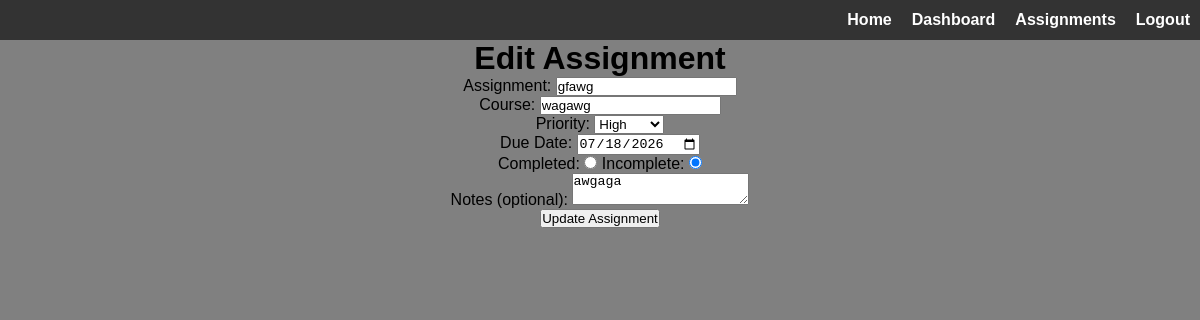
Page /edit-assignment/1 (signed in) on the earlier database version.
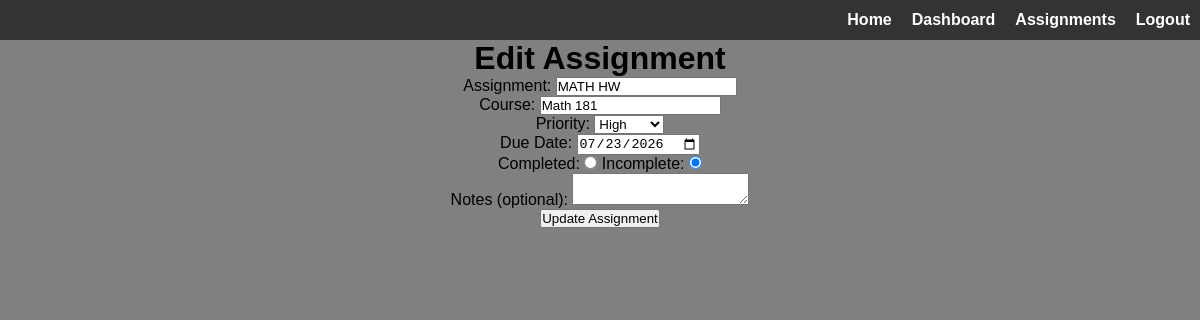
Same page on the later database version.
### app/models.py (models this page shows, shortened)
class Assignment(db.Model):
    id = db.Column(db.Integer, primary_key=True)
    name = db.Column(db.String(150))
    course = db.Column(db.String(150))
    priority = db.Column(db.String(150))
    due_date = db.Column(db.Date)
    notes = db.Column(db.String(10000))
    completion_status = db.Column(db.Boolean, default=False)
    student = db.Column(db.Integer, db.ForeignKey('user.id'))

### app/dashboard/routes.py (the view, shortened to what this page needs)
@views.route("/edit-assignment/<int:id>", methods=["GET", "POST"])
@login_required
def edit_assignment(id):
    assignment = Assignment.query.get_or_404(id)
    return render_template("edit.html", assignment=assignment, user=current_user)

### app/__init__.py (called while the page is built)
def create_app():
    app = Flask(__name__)
    app.config['SECRET_KEY'] = os.environ.get("SECRET_KEY")
    app.config['SQLALCHEMY_DATABASE_URI'] = 'sqlite:///database.db'
    db.init_app(app)
    from app.auth.routes import auth
    from app.dashboard.routes import views
    app.register_blueprint(auth, url_prefix="/auth")
    app.register_blueprint(views, url_prefix="/")
    from .models import User, Assignment
    login_manager = LoginManager()
    login_manager.login_view = "auth.login"
    login_manager.init_app(app)
    @login_manager.user_loader
    def load_user(id):
        return User.query.get(int(id))
    if not path.exists('app/' + "database.db"):
        with app.app_context():
            db.create_all()
        print('Created Database!')
    return app

### app/templates/edit.html (shortened to what this page needs)
{% extends "index.html" %}
{% block content %}
    <div align="center">
        <h1>Edit Assignment</h1>
        <form method="POST" action="/edit-assignment/{{ assignment.id }}">
            <div>
                <label for="name">Assignment:</label>
                <input type="text" name="name" id="name" value="{{ assignment.name }}" placeholder="Example: Study for Final Exam" required><br>
                <label for="course">Course:</label>
                <input type="text" name="course" id="course" value="{{ assignment.course }}" required>
            </div>
            <div>
                <label for="priority">Priority:</label>
                <select name="priority" id="priority" required>
                    <option value="High" selected>High</option>
                </select><br>
            </div>
            <div>
                <label for="due_date">Due Date:</label>
                <input type="date" name="due_date" id="due_date" value= "{{ assignment.due_date }}" required><br>
            </div>
            <div>
                <label for="complete">Completed: </label>
                <input type="radio" name="completed" id="complete" value="True" {% if assignment.completion_status %}checked{% endif %}>
                <label for="incomplete">Incomplete: </label>
                <input type="radio" name="completed" id="incomplete" value="False" {% if not assignment.completion_status %}checked{% endif %}><br>
            </div>
            <label for="notes">Notes (optional):</label>
            <textarea name="notes" id="notes">{{ assignment.notes }}</textarea><br>
            <div align="center">
                <input type="submit" value="Update Assignment">
            </div>
        </form>
    </div>
{% endblock %}

Differences in the rows shown:
changed Assignment "☐ Completed:": name "gfawg" → "MATH HW"; course "wagawg" → "Math 181"; due_date "07/18/2026" → "07/23/2026"; notes "awgaga" → (not shown)
